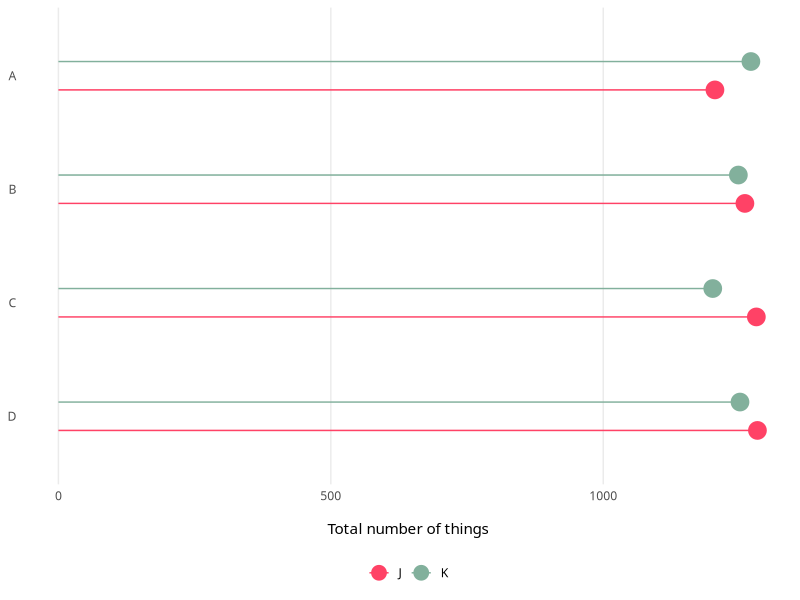
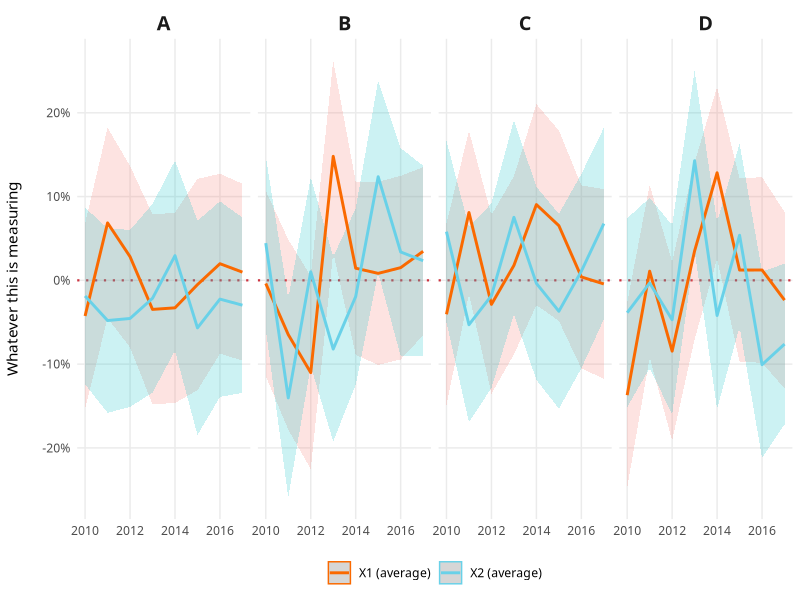
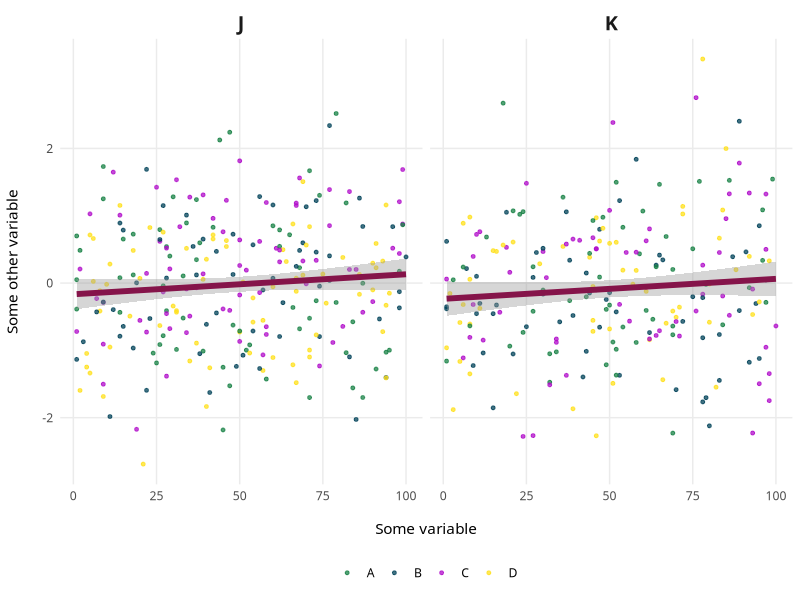
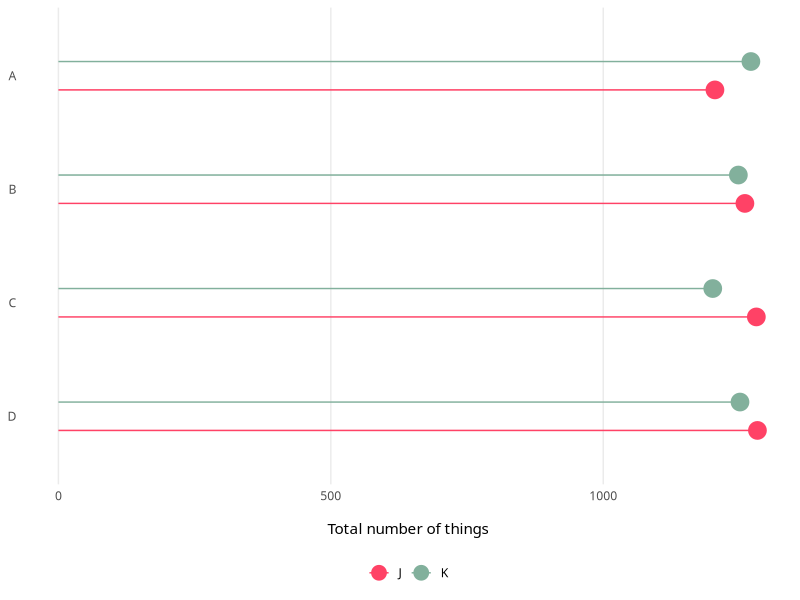
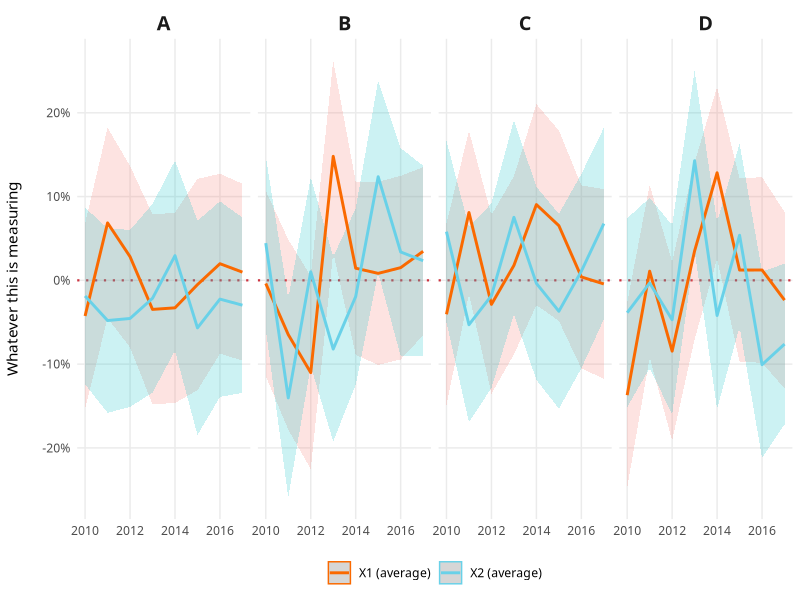
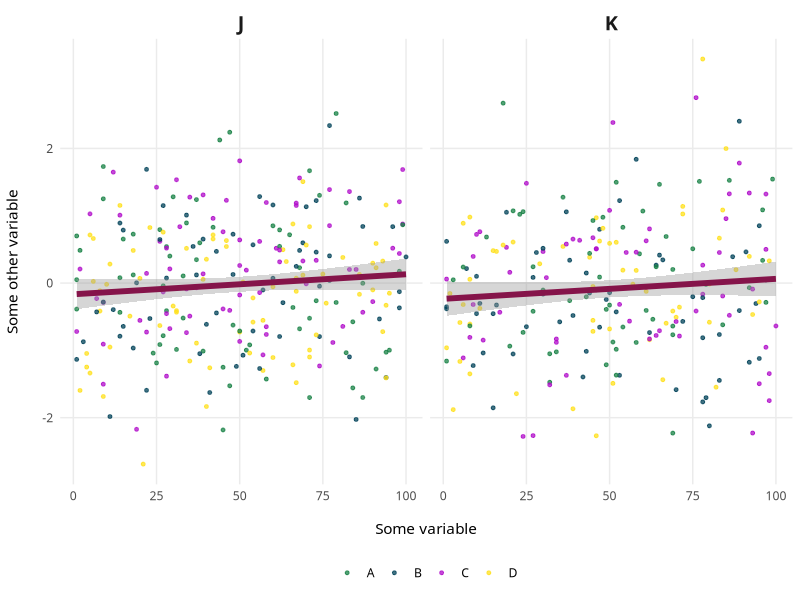

Generate these figures, in order, with R:
## ---- chunk 1
library(tidyverse)
library(forcats)  # For factors
library(scales)  # For nicer scales

set.seed(1234)  # Make all random draws the same
example_data <- data_frame(x1 = rnorm(10000),
                           x2 = rnorm(10000),
                           y1 = sample(1:100, 10000, replace = TRUE),
                           y2 = sample(LETTERS[1:4], 10000, replace = TRUE),
                           y3 = sample(LETTERS[10:11], 10000, replace = TRUE),
                           year = sample(2010:2017, 10000, replace = TRUE)) %>%
  arrange(y2, year)

# write_csv(example_data, "data/example_data.csv")
## ---- chunk 2
my_beautiful_fancy_theme <- theme_minimal(base_family = "Source Sans Pro") +
  theme(legend.position = "bottom",
        panel.background = element_rect(fill = "transparent", colour = NA),
        plot.background = element_rect(fill = "transparent", colour = NA),
        axis.title.x = element_text(margin = margin(t = 15)),
        axis.title.y = element_text(margin = margin(r = 15)),
        strip.text = element_text(family = "Source Sans Pro", face = "bold",
                                  size = rel(1.3)))
## ---- chunk 3
example_data_summarized <- example_data %>%
  group_by(y2, y3) %>%
  summarize(n = n())

figure1 <- ggplot(example_data_summarized, aes(x = n, y = fct_rev(y2), color = y3)) +
  geom_pointrange(aes(xmin = 0, xmax = n), position = position_dodge(width = 0.5),
                  size = 1, fatten = 5) +
  labs(x = "Total number of things", y = NULL) +
  guides(color = guide_legend(title = NULL)) +
  scale_color_manual(values = c("#FF4266", "#82B09C")) +
  my_beautiful_fancy_theme + 
  theme(panel.grid.minor = element_blank(),
        panel.grid.major.y = element_blank())

figure1

ggsave(figure1, filename = "output/figure1.pdf", device = cairo_pdf,
       width = 6, height = 4, units = "in", bg = "transparent")
## ---- chunk 4
example_data_time <- example_data %>%
  pivot_longer(cols = c(x1, x2), names_to = "x_names", values_to = "value") %>%
  group_by(x_names, year, y2) %>%
  summarize(x_avg = mean(value),
            error = sd(value) / sqrt(length(value))) %>%
  ungroup() %>%
  mutate(upper = x_avg + (1.96 * error),
         lower = x_avg - (1.96 * error)) %>%
  mutate(x_names = recode(x_names, 
                          x1 = "X1 (average)",
                          x2 = "X2 (average)"))

figure2 <- ggplot(example_data_time, aes(x = year, y = x_avg, color = x_names)) +
  geom_hline(yintercept = 0, size = 0.75, color = "#CC3340", linetype = "dotted") +
  geom_ribbon(aes(ymin = lower, ymax = upper, fill = x_names, color = NULL), alpha = 0.2) +
  geom_line(size = 1) + 
  scale_color_manual(values = c("#FA6900", "#69D1E8")) + 
  scale_y_continuous(labels = percent) +
  guides(color = guide_legend(title = NULL), fill = "none") +
  labs(x = NULL, y = "Whatever this is measuring") +
  facet_wrap(~ y2, nrow = 1) + 
  my_beautiful_fancy_theme + 
  theme(panel.grid.minor = element_blank())

figure2

ggsave(figure2, filename = "output/figure2.pdf", device = cairo_pdf,
       width = 16, height = 3, units = "in", bg = "transparent")
## ---- chunk 5
# There are a lot of points here and they're all random and pointless, so I
# simplify this graphic by just taking a subset of them
example_data_subset <- example_data %>%
  sample_n(500)
  
figure3 <- ggplot(example_data_subset, aes(x = y1, y = x2, color = y2)) +
  geom_point(size = 1, alpha = 0.75) + 
  geom_smooth(method = "lm", color = "#85144A", size = 2) +
  labs(x = "Some variable", y = "Some other variable") +
  guides(color = guide_legend(title = NULL)) +
  scale_color_manual(values = c("#188146", "#004259", "#B00DC9", "#FFE01C")) +
  facet_wrap(~ y3) +
  my_beautiful_fancy_theme + 
  theme(panel.grid.minor = element_blank())

figure3

ggsave(figure3, filename = "output/figure3.pdf", device = cairo_pdf,
       width = 6, height = 4, units = "in", bg = "transparent")
